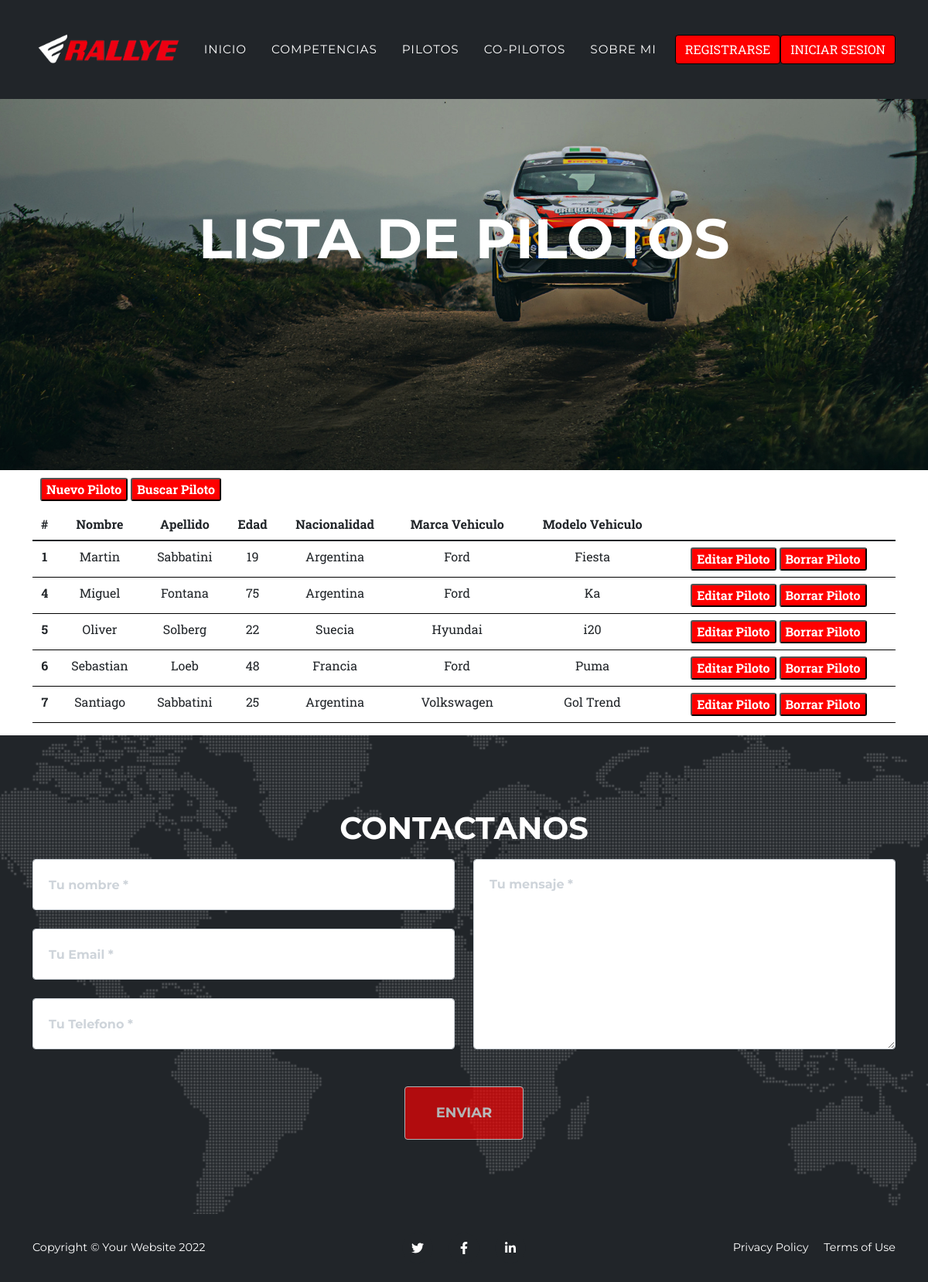
Page /AppSabba/pilotos/lista on the committed database.
### AppSabba/models.py (models this page shows)
class Piloto(models.Model):
    nombre = models.CharField(max_length=40)
    apellido = models.CharField(max_length=40)
    edad = models.IntegerField(default=17)
    nacionalidad = models.CharField(max_length=20)
    marca_vehiculo = models.CharField(max_length=40)
    modelo_vehiculo = models.CharField(max_length=40)

### AppSabba/views.py (the view)
# urls.py: path("pilotos/lista", PilotoLista.as_view(), name = "Ver Pilotos"),
class PilotoLista(ListView): #piloto_list / base de template
    model = Piloto
    template_name = "AppSabba/drivers/piloto_list.html"

### AppSabba/templates/AppSabba/drivers/piloto_list.html
{% extends "AppSabba/padre.html" %}
{% block titulo %}
<header style="background-image: url(../../../static/AppSabba/assets/img/header-bg2.jpg);" class="masthead ">
    <div class="container">
        <div class="masthead-heading text-uppercase">Lista de Pilotos</div>
    </div>
</header>
{% endblock %}
{% block listas %}
<div style="padding: 10px;">
    <button style="background-color: rgb(255, 0, 0); border-radius: 3px;">
        <a style="text-decoration: none; color: rgb(255, 255, 255); font-weight:bold ;" href="{% url 'Crear Pilotos' %}">Nuevo Piloto</a>
    </button>
    <button style="background-color: rgb(255, 0, 0); border-radius: 3px;">
        <a style="text-decoration: none; color: rgb(255, 255, 255); font-weight:bold ;" href="{% url 'Buscar Piloto' %}">Buscar Piloto</a>
    </button>
</div>
<table class="table" style="border-color: black; padding: 10px;">
    <thead >
      <tr style="text-align: center; font-weight: bold;">
        <th scope="col" style="font-weight: bold;">#</th>
        <th scope="col">Nombre</th>
        <th scope="col">Apellido</th>
        <th scope="col">Edad</th>
        <th scope="col">Nacionalidad</th>
        <th scope="col">Marca Vehiculo</th>
        <th scope="col">Modelo Vehiculo</th>
      </tr>
    </thead>
    <tbody>
        {% for pilot in object_list %}
        <tr style="text-align: center;">
            <th scope="row">{{pilot.id}}</th>
            <td>{{pilot.nombre}}</td>
            <td>{{pilot.apellido}}</td>
            <td>{{pilot.edad}}</td>
            <td>{{pilot.nacionalidad}}</td>
            <td>{{pilot.marca_vehiculo}}</td>
            <td>{{pilot.modelo_vehiculo}}</td>
            <td>
                <button style="background-color: rgb(255, 0, 0); border-radius: 3px;">
                    <a style="text-decoration: none; color: rgb(255, 255, 255); font-weight:bold ;" href="{% url 'Editar Pilotos' pilot.id %}">Editar Piloto</a>
                </button>
                <button style="background-color: rgb(255, 0, 0); border-radius: 3px;">
                    <a style="text-decoration: none; color: rgb(255, 255, 255); font-weight:bold ;" href="{% url 'Borrar Pilotos' pilot.id %}">Borrar Piloto</a>
                </button>
            </td>
        </tr>
        {% endfor %}
    </tbody>
  </table>
{% endblock %}

### AppSabba/templates/AppSabba/padre.html (shortened to what this page needs)
<!DOCTYPE html>
<html lang="en">
    <head> {% load static %}
        <link href="{% static 'AppSabba/css/Styles.css' %}" rel="stylesheet" />
    </head>
    <body id="page-top">
        <nav class="navbar navbar-expand-lg navbar-dark fixed-top" id="mainNav" style="background-color: #212529;">
            <div class="container">
                <a class="navbar-brand" href="#page-top"><img src="../../static/AppSabba/assets/python1.png" style="height: 70px;" alt="logo" /></a>
                <div class="collapse navbar-collapse" id="navbarResponsive">
                    <ul class="navbar-nav text-uppercase ms-auto py-4 py-lg-0">
                        <li class="nav-item"><a class="nav-link" href="{% url 'Start' %}">Inicio</a></li>
                        <li class="nav-item"><a class="nav-link" href="{% url 'Ver Competencias' %}">Competencias</a></li>
                        <li class="nav-item"><a class="nav-link" href="{% url 'Ver Pilotos' %}">Pilotos</a></li>
                        <li class="nav-item"><a class="nav-link" href="{% url 'Ver Copilotos' %}">Co-Pilotos</a></li>
                        <li class="nav-item"><a class="nav-link" href="{% url 'Yo' %}">Sobre Mi</a></li>
                        {% if request.user.is_authenticated %}
                        <a style="background-color: red; border-color: black;" class="btn btn-primary" href="{% url 'Logout' %}">Cerrar Sesion</a>
                        {% else %}
                        <a style="background-color: red; border-color: black;" class="btn btn-primary" href="{% url 'Sign Up' %}">Registrarse</a>
                        <a style="background-color: red; border-color: black;" class="btn btn-primary" href="{% url 'Sign In' %}">Iniciar Sesion</a>
                        {% endif %}
                    </ul>
                </div>
            </div>
        </nav>
        {% block titulo %}{% endblock %}
        <div class="container">
            {% block listas %}
            {% endblock %}
        </div>
        <section class="page-section" id="contact">
            <div class="container">
                <div class="text-center">
                    <h2 class="section-heading text-uppercase">Contactanos</h2>
                </div>
                <form id="contactForm" data-sb-form-api-token="API_TOKEN">
                    <div class="row align-items-stretch mb-5">
                        <div class="col-md-6">
                            <div class="form-group">
                                <input class="form-control" id="name" type="text" placeholder="Tu nombre *" data-sb-validations="required" />
                            </div>
                            <div class="form-group">
                                <input class="form-control" id="email" type="email" placeholder="Tu Email *" data-sb-validations="required,email" />
                            </div>
                            <div class="form-group mb-md-0">
                                <input class="form-control" id="phone" type="tel" placeholder="Tu Telefono *" data-sb-validations="required" />
                            </div>
                        </div>
                        <div class="col-md-6">
                            <div class="form-group form-group-textarea mb-md-0">
                                <textarea class="form-control" id="message" placeholder="Tu mensaje *" data-sb-validations="required"></textarea>
                            </div>
                        </div>
                    </div>
                    <div class="text-center"><button style="background-color: red; border-color: white;" class="btn btn-primary btn-xl text-uppercase disabled" id="submitButton" type="submit">Enviar</button></div>
                </form>
            </div>
        </section>
        <footer class="footer py-4" style="background-color: #212529;">
            <div class="container">
                <div class="row align-items-center">
                    <div class="col-lg-4 text-lg-start" style="color: white;">Copyright &copy; Your Website 2022</div>
                    <div class="col-lg-4 my-3 my-lg-0">
                        <a class="btn btn-dark btn-social mx-2" href="#!" aria-label="Twitter"><i class="fab fa-twitter"></i></a>
                        <a class="btn btn-dark btn-social mx-2" href="#!" aria-label="Facebook"><i class="fab fa-facebook-f"></i></a>
                        <a class="btn btn-dark btn-social mx-2" href="#!" aria-label="LinkedIn"><i class="fab fa-linkedin-in"></i></a>
                    </div>
                    <div class="col-lg-4 text-lg-end">
                        <a class="link-dark text-decoration-none me-3" href="#!" style="color: white;">Privacy Policy</a>
                        <a class="link-dark text-decoration-none" href="#!" style="color: white;">Terms of Use</a>
                    </div>
                </div>
            </div>
        </footer>
    </body>
</html>

### rows in the picture
Piloto: id "1", nombre "Martin", apellido "Sabbatini", edad "19", nacionalidad "Argentina", marca_vehiculo "Ford", modelo_vehiculo "Fiesta"
Piloto: id "4", nombre "Miguel", apellido "Fontana", edad "75", nacionalidad "Argentina", marca_vehiculo "Ford", modelo_vehiculo "Ka"
Piloto: id "5", nombre "Oliver", apellido "Solberg", edad "22", nacionalidad "Suecia", marca_vehiculo "Hyundai", modelo_vehiculo "i20"
Piloto: id "6", nombre "Sebastian", apellido "Loeb", edad "48", nacionalidad "Francia", marca_vehiculo "Ford", modelo_vehiculo "Puma"
Piloto: id "7", nombre "Santiago", apellido "Sabbatini", edad "25", nacionalidad "Argentina", marca_vehiculo "Volkswagen", modelo_vehiculo "Gol Trend"
